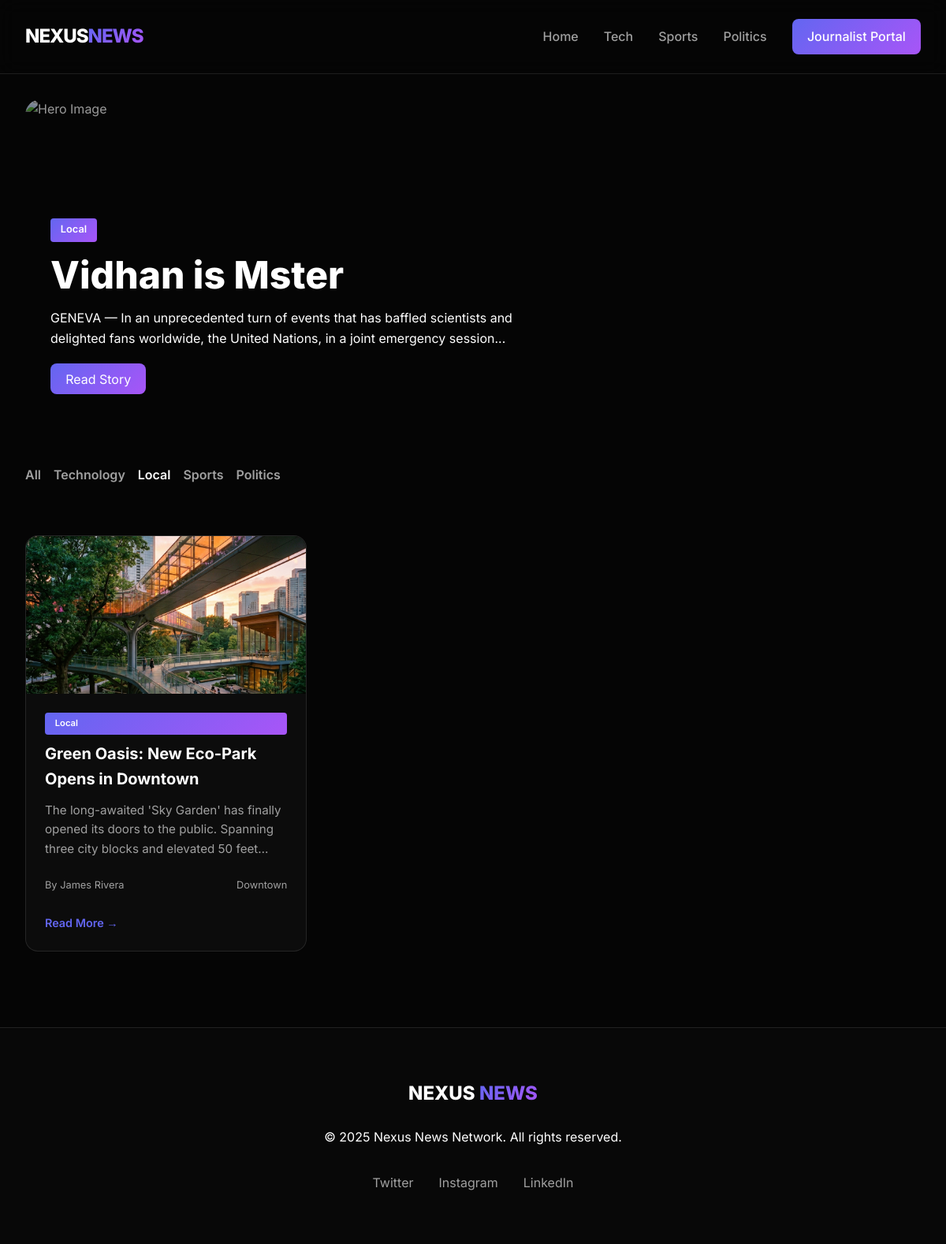
Page /?category=Local on the committed database.
### app.py (models this page shows, shortened)
class News(db.Model):
    id = db.Column(db.Integer, primary_key=True)
    title = db.Column(db.String(200), nullable=False)
    content = db.Column(db.Text, nullable=False)
    author = db.Column(db.String(100), nullable=False)
    category = db.Column(db.String(50), nullable=False)
    image_url = db.Column(db.String(300))
    video_url = db.Column(db.String(300))
    area = db.Column(db.String(100)) # User area
    created_at = db.Column(db.DateTime, default=datetime.utcnow)

### app.py (the view)
@app.route('/')
def index():
    area = request.args.get('area')
    category = request.args.get('category')
    query = News.query
    if area:
        query = query.filter_by(area=area)
    if category:
        query = query.filter_by(category=category)
    news_list = query.order_by(News.created_at.desc()).all()
    areas = db.session.query(News.area).distinct().all()
    categories = db.session.query(News.category).distinct().all()
    return render_template('index.html', news_list=news_list, areas=[a[0] for a in areas if a[0]], categories=[c[0] for c in categories if c[0]])

### templates/index.html (shortened to what this page needs)
{% extends 'base.html' %}
{% block content %}
{% if news_list %}
<section class="hero">
    {% set latest = news_list[0] %}
    <img src="{{ latest.image_url if latest.image_url else 'https://images.unsplash.com/photo-1504711434969-e33886168f5c?q=80&w=1200' }}"
        alt="Hero Image" class="hero-img">
    <div class="hero-text">
        <span class="tag">{{ latest.category }}</span>
        <h1>{{ latest.title }}</h1>
        <p>{{ latest.content[:150] }}...</p>
        <br>
        <a href="/news/{{ latest.id }}" class="upload-btn" style="text-decoration: none;">Read Story</a>
    </div>
</section>
<div class="filter-bar" style="margin-bottom: 3rem; display: flex; gap: 1rem; overflow-x: auto; padding-bottom: 1rem;">
    <a href="/"
        style="text-decoration: none; color: {{ 'var(--text-primary)' if not request.args.get('category') else 'var(--text-secondary)' }}; font-weight: 600;">All</a>
    {% for cat in categories %}
    <a href="/?category={{ cat }}"
        style="text-decoration: none; color: {{ 'var(--text-primary)' if request.args.get('category') == cat else 'var(--text-secondary)' }}; font-weight: 600;">{{
        cat }}</a>
    {% endfor %}
</div>
<div class="news-grid">
    {% for news in news_list[1:] %}
    <div class="news-card">
        <div class="card-img-container">
            <img src="{{ news.image_url if news.image_url else 'https://images.unsplash.com/photo-1585829365234-78d91f13b692?q=80&w=600' }}"
                alt="News" class="card-img">
        </div>
        <div class="card-body">
            <span class="tag" style="margin-bottom: 0.5rem; font-size: 0.7rem;">{{ news.category }}</span>
            <h3 class="card-title">{{ news.title }}</h3>
            <p class="card-excerpt">{{ news.content }}</p>
            <div class="card-meta">
                <span>By {{ news.author }}</span>
                <span>{{ news.area if news.area else 'Global' }}</span>
            </div>
            <br>
            <a href="/news/{{ news.id }}"
                style="text-decoration: none; color: var(--accent-color); font-weight: 600; font-size: 0.9rem;">Read
                More →</a>
        </div>
    </div>
    {% endfor %}
</div>
{% endif %}
{% endblock %}

### templates/base.html (shortened to what this page needs)
<!DOCTYPE html>
<html lang="en">
<head>
    <link rel="stylesheet" href="{{ url_for('static', filename='css/style.css') }}">
</head>
<body>
    <nav class="navbar">
        <div class="nav-container">
            <a href="/" class="logo">NEXUS<span>NEWS</span></a>
            <div class="nav-links">
                <a href="/">Home</a>
                <a href="/?category=Technology">Tech</a>
                <a href="/?category=Sports">Sports</a>
                <a href="/?category=Politics">Politics</a>
                <a href="/upload" class="upload-btn">Journalist Portal</a>
            </div>
        </div>
    </nav>
    <main class="content">
        {% block content %}{% endblock %}
    </main>
    <footer class="footer">
        <div class="footer-content">
            <div class="footer-logo">NEXUS <span>NEWS</span></div>
            <p>&copy; 2025 Nexus News Network. All rights reserved.</p>
            <div class="socials">
                <a href="#">Twitter</a>
                <a href="#">Instagram</a>
                <a href="#">LinkedIn</a>
            </div>
        </div>
    </footer>
</body>
</html>

### static/css/style.css (style rules this page uses)
:root { --bg-color: #050505; --text-primary: #ffffff; --text-secondary: #a0a0a0; --accent-color: #6366f1; --accent-gradient: linear-gradient(135deg, #6366f1 0%, #a855f7 100%); --card-bg: rgba(255, 255, 255, 0.03); --glass-border: rgba(255, 255, 255, 0.1); --nav-bg: rgba(5, 5, 5, 0.8); }
* { margin: 0; padding: 0; box-sizing: border-box; }
body { background-color: var(--bg-color); color: var(--text-primary); font-family: 'Inter', sans-serif; line-height: 1.6; overflow-x: hidden; }
.navbar { position: sticky; top: 0; z-index: 1000; background: var(--nav-bg); backdrop-filter: blur(12px); border-bottom: 1px solid var(--glass-border); padding: 1.5rem 0; }
.nav-container { max-width: 1200px; margin: 0 auto; display: flex; justify-content: space-between; align-items: center; padding: 0 2rem; }
.logo { font-size: 1.5rem; font-weight: 800; text-decoration: none; color: var(--text-primary); letter-spacing: -1px; }
.logo span { background: var(--accent-gradient); -webkit-background-clip: text; -webkit-text-fill-color: transparent; }
.nav-links { display: flex; gap: 2rem; align-items: center; }
.nav-links a { text-decoration: none; color: var(--text-secondary); font-weight: 500; transition: color 0.3s ease; }
.upload-btn { background: var(--accent-gradient); padding: 0.6rem 1.2rem; border-radius: 8px; color: white !important; transition: transform 0.3s cubic-bezier(0.175, 0.885, 0.32, 1.275) !important; }
.content { max-width: 1200px; margin: 2rem auto; padding: 0 2rem; min-height: 80vh; }
.hero { margin-bottom: 4rem; position: relative; border-radius: 20px; overflow: hidden; height: 400px; }
.hero-img { width: 100%; height: 100%; object-fit: cover; filter: brightness(0.6); }
.hero-text { position: absolute; bottom: 2rem; left: 2rem; max-width: 600px; }
.hero-text h1 { font-size: 3rem; font-weight: 800; margin-bottom: 1rem; line-height: 1.1; }
.tag { background: var(--accent-gradient); padding: 0.3rem 0.8rem; border-radius: 4px; font-size: 0.8rem; font-weight: 600; margin-bottom: 1rem; display: inline-block; }
.news-grid { display: grid; grid-template-columns: repeat(auto-fill, minmax(300px, 1fr)); gap: 2rem; }
.news-card { background: var(--card-bg); border: 1px solid var(--glass-border); border-radius: 16px; overflow: hidden; transition: all 0.4s cubic-bezier(0.4, 0, 0.2, 1); display: flex; flex-direction: column; }
.card-img-container { height: 200px; overflow: hidden; position: relative; }
.card-img { width: 100%; height: 100%; object-fit: cover; transition: transform 0.5s ease; }
.card-body { padding: 1.5rem; display: flex; flex-direction: column; flex-grow: 1; }
.card-title { font-size: 1.25rem; font-weight: 700; margin-bottom: 0.75rem; color: var(--text-primary); }
.card-excerpt { font-size: 0.95rem; color: var(--text-secondary); margin-bottom: 1.5rem; display: -webkit-box; -webkit-line-clamp: 3; -webkit-box-orient: vertical; overflow: hidden; }
.card-meta { margin-top: auto; display: flex; justify-content: space-between; align-items: center; font-size: 0.8rem; color: var(--text-secondary); }
.footer { margin-top: 6rem; padding: 4rem 0; border-top: 1px solid var(--glass-border); background: rgba(255, 255, 255, 0.01); }
.footer-content { max-width: 1200px; margin: 0 auto; text-align: center; padding: 0 2rem; }
.footer-logo { font-size: 1.5rem; font-weight: 800; margin-bottom: 1.5rem; }
.footer-logo span { background: var(--accent-gradient); -webkit-background-clip: text; -webkit-text-fill-color: transparent; }
.socials { margin-top: 2rem; display: flex; justify-content: center; gap: 2rem; }
.socials a { color: var(--text-secondary); text-decoration: none; transition: color 0.3s ease; }
.news-card { animation: fadeInUp 0.6s ease forwards; }

### rows in the picture
News: category "Local", title "Vidhan is Mster", content "GENEVA — In an unprecedented turn of events that has baffled scientists and delighted fans worldwide, the United Nations, in a joint emergency session"
News: category "Technology"
News: category "Sports"
News: category "Politics"
News: image_url (picture), category "Local", title "Green Oasis: New Eco-Park Opens in Downtown", content "The long-awaited 'Sky Garden' has finally opened its doors to the public. Spanning three city blocks and elevated 50…", author "James Rivera", area "Downtown"

### other values in the picture
{{ cat }} "Local"
